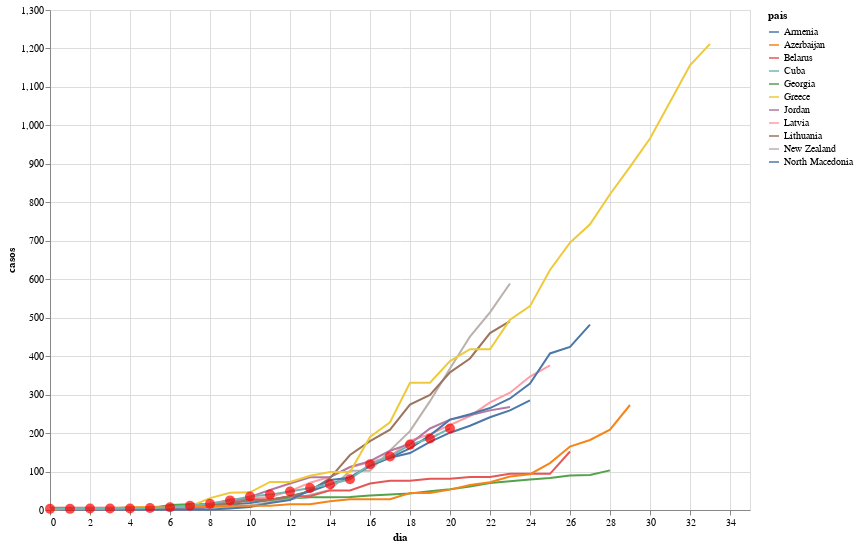

Write notebook code for a chart like this one.
### Code cell
import altair as alt

df = []

for country, (_, data) in most_similar_curves:
    for i, x in enumerate(data):
        df.append(dict(pais=country, dia=i, casos=x))
    
for i, x in enumerate(ts_cuba):
    df.append(dict(pais='Cuba', dia=i, casos=x))
    
df = pd.DataFrame(df)

alt.Chart(df).mark_line().encode(
    x='dia',
    y='casos',
    color='pais'
) + alt.Chart(df[df['pais'] == 'Cuba']).mark_circle(size=100, fill='red').encode (
    x='dia',
    y='casos',
).properties(
    width=700,
    height=500
)

### Figure 1 — Vega-Lite specification as saved in the notebook (floating-point values rounded to 4 significant figures; data arrays with more than 128 entries replaced by an {"elided": "..."} marker saying what was removed)
{"config": {"view": {"continuousWidth": 400, "continuousHeight": 300}}, "layer": [{"data": {"name": "data-d496031f2de966308b48363a7ec47a01"}, "mark": "line", "encoding": {"color": {"type": "nominal", "field": "pais"}, "x": {"type": "quantitative", "field": "dia"}, "y": {"type": "quantitative", "field": "casos"}}}, {"data": {"name": "data-e2c8ca4bb4eb0c3fa7ae17ced8e134da"}, "mark": {"type": "circle", "fill": "red", "size": 100}, "encoding": {"x": {"type": "quantitative", "field": "dia"}, "y": {"type": "quantitative", "field": "casos"}}, "height": 500, "width": 700}], "$schema": "https://vega.github.io/schema/vega-lite/v4.0.2.json", "datasets": {"data-d496031f2de966308b48363a7ec47a01": {"elided": "292 records"}, "data-e2c8ca4bb4eb0c3fa7ae17ced8e134da": [{"pais": "Cuba", "dia": 0, "casos": 3}, {"pais": "Cuba", "dia": 1, "casos": 3}, {"pais": "Cuba", "dia": 2, "casos": 4}, {"pais": "Cuba", "dia": 3, "casos": 4}, {"pais": "Cuba", "dia": 4, "casos": 4}, {"pais": "Cuba", "dia": 5, "casos": 5}, {"pais": "Cuba", "dia": 6, "casos": 7}, {"pais": "Cuba", "dia": 7, "casos": 11}, {"pais": "Cuba", "dia": 8, "casos": 16}, {"pais": "Cuba", "dia": 9, "casos": 25}, {"pais": "Cuba", "dia": 10, "casos": 35}, {"pais": "Cuba", "dia": 11, "casos": 40}, {"pais": "Cuba", "dia": 12, "casos": 48}, {"pais": "Cuba", "dia": 13, "casos": 57}, {"pais": "Cuba", "dia": 14, "casos": 67}, {"pais": "Cuba", "dia": 15, "casos": 80}, {"pais": "Cuba", "dia": 16, "casos": 119}, {"pais": "Cuba", "dia": 17, "casos": 139}, {"pais": "Cuba", "dia": 18, "casos": 170}, {"pais": "Cuba", "dia": 19, "casos": 186}, {"pais": "Cuba", "dia": 20, "casos": 212}]}}
